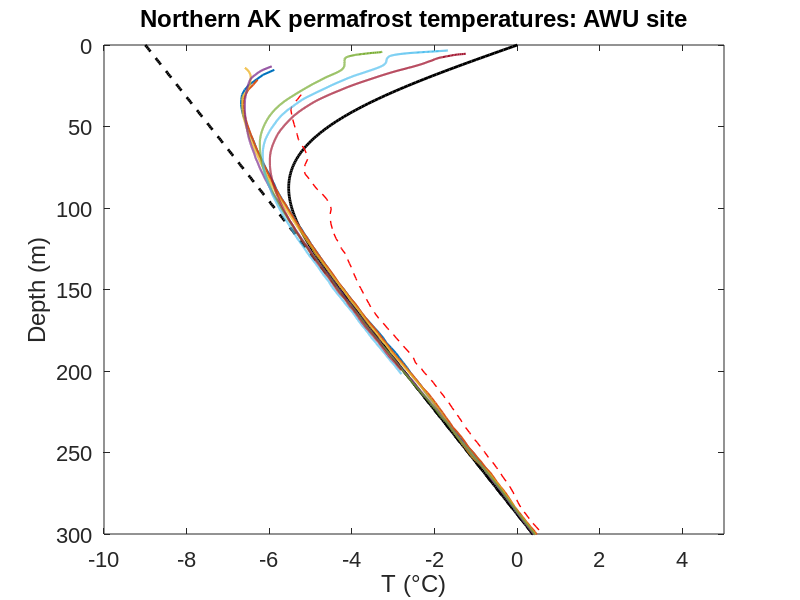
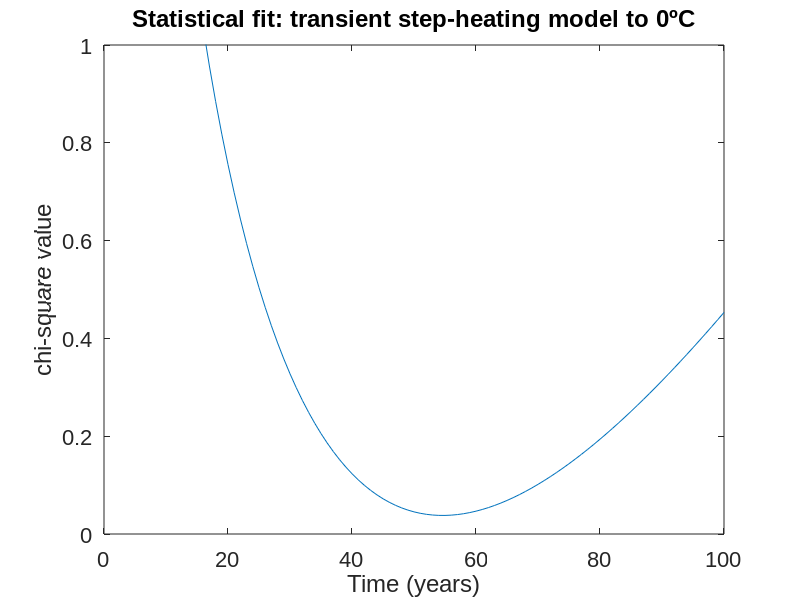

These charts were generated, in order, by the following MATLAB code:
%% Borehole Thermal Profiles in Cape Thompson, Alaska

% Finite Difference Model FTCS Diffusion
% Cole C. Pazar, GEOL5700, January 2016

%% modeling the rest of the data
clear all

figure (1) % thermal model with data
clf
figure(2) % chi-squared
clf

% download the below data in a zip file, must be in the same folder as this
                                                       % matlab code script
load AWU_81AUG22.txt
load AWU_82SEP06.txt
load AWU_83AUG30.txt
load AWU_84JUL29.txt
load AWU_89JUL31.txt
load AWU_02AUG14b.txt
load AWU_08JUL24.txt
load AWU_12AUG07.txt

z81 = AWU_81AUG22(:,1); % grabs the data from column 1
T81 = AWU_81AUG22(:,2); % grabs the data from column 2

z82 = AWU_82SEP06(:,1); 
T82 = AWU_82SEP06(:,2); 

z83 = AWU_83AUG30(:,1); 
T83 = AWU_83AUG30(:,2);

z84 = AWU_84JUL29(:,1); 
T84 = AWU_84JUL29(:,2); 

z89 = AWU_89JUL31(:,1); 
T89 = AWU_89JUL31(:,2); 

z02 = AWU_02AUG14b(:,1);
T02 = AWU_02AUG14b(:,2);

z08 = AWU_08JUL24(:,1);
T08 = AWU_08JUL24(:,2);

z12 = AWU_12AUG07(:,1); 
T12 = AWU_12AUG07(:,2); 

numdata12 = length(T12); % number of data points in column 2 for 2012

% dTdz_base = mean(diff(Tdata(end-10:end))./diff(zdata(end-10:end))); 
% ^ calculates the geothermal gradient at the base of the data

% material properties

Qm = 0.05;
k = 1.6; % W/(m*K) thermal conductivity
rho = 2000; % density of the permafrost
c = 2000; % heat capacity
kappa = k/(rho*c);

dTdz_base = Qm/k; % ºC/km

% depth array
dz = 1;
zmax = 800;
z = 0:dz:zmax;
N = length(z);

% time arrays and controls
ndays = 365*100;
dt = 24*3600; % in seconds; again take charge of the important time step
tmax = ndays*3600*24; % max time in Seconds
% dt = tmax/N; % time step ?
t=0:dt:tmax; % time array: note this has nothing to do with N which is a 
             % number of spatial array elements
imax = length(t); % note imax and N are completely independent

% plotting controls

nplots = 100;
tplot = tmax/nplots;
 
dTdz0 = dTdz_base; % sets bottom bc gradient

Ts_old = -9; % initial top boundary condition
Ts_new = 0; % final boundary top condition
T = Ts_old + (dTdz0*z); % this is the whole profile at t=0
T0=T; % saves initial profile for plotting
q = zeros(1,N); % fills an array the same size as T wiht zeros.
%in reality this is shifted downward by 1/2 node:fluxes in bottoms of boxes
j=0; % size of chi-squared values ?

%% run loop

for i=1:imax
    
    T(1) = Ts_new; % this way you can take charge of this wiht any
    % prescribed history of Ts over time... like a sinsoid, or a
    % ramp...or...

% calculate T gradient
% dTdz(1:N-1) = diff(T)/dz;
dTdz = diff(T)/dz;

% calculate Heat Flux
q(1:end-1) = -k*dTdz;
q(end) = -k*dTdz0; % bottom boundary condition

% rate of change of T
dqdz = diff(q)/dz;

% update T
T(2:N) = T(2:N) - (1/(rho*c))*dqdz*dt;

% correction variables for the AWU data set:

Ti = 3.33; % temperature at 400 meters for all profiles, set to 2002 data

c81 = 6.698-Ti;
c82 = 5.554-Ti;
c83 = 4.090-Ti;
c84 = 3.902-Ti;
c89 = 3.477-Ti;
c02 = 3.330-Ti;
c08 = 3.330-Ti;
c12 = 3.330-Ti;

% plotting

if (rem(t(i),tplot)==0)
    j = j+1;
    timeplot(j) = t(i);
    
    figure(1)
 plot(T,z,'k','linewidth',2)
 
 hold on
 plot(T0,z,'k--','linewidth',2)
    plot(T81-c81,z81,'r--','linewidth',1)
    plot(T82-c82,z82,'linewidth',1.5)
    plot(T83-c83,z83','linewidth',1.5)
    plot(T84-c84,z84,'linewidth',1.5)
    plot(T89-c89,z89,'linewidth',1.5)
    plot(T02-c02,z02,'linewidth',1.5)
    plot(T08-c08,z08,'linewidth',1.5)
    plot(T12-c12,z12,'linewidth',1.5)
 set(gca,'YDIR','reverse')
 title('Northern AK permafrost temperatures: AWU site','fontname',...
     'arial', 'fontsize', 16)
    axis([-10 5 0 300])
        xlabel('T (°C)','fontname','arial','fontsize',16)
        ylabel('Depth (m)','fontname','arial','fontsize',16)
        set(gca,'fontsize',16,'fontname','arial')
    drawnow
 hold off
  
 Tmodel = interp1(z,T,z12); % picks the points in the model at a specific 
                              % depth, allowing for same size arrays
                              
 chisq(j) = (1/numdata12)*sum((T12-Tmodel).^2);  % statistical check
 
 % minimum value near ~111 years since an instantaneous thermal
 % step change heating problem

end

end

%% finalize plots

figure(2)
plot(timeplot/(3600*24*365),chisq)
title('Statistical fit: transient step-heating model to 0ºC','fontname',...
    'arial', 'fontsize', 16)
 axis([0 100 0 1])
        xlabel('Time (years)','fontname','arial','fontsize',16)
        ylabel('chi-square value','fontname','arial','fontsize',16)
        set(gca,'fontsize',16,'fontname','arial')
% end of code
